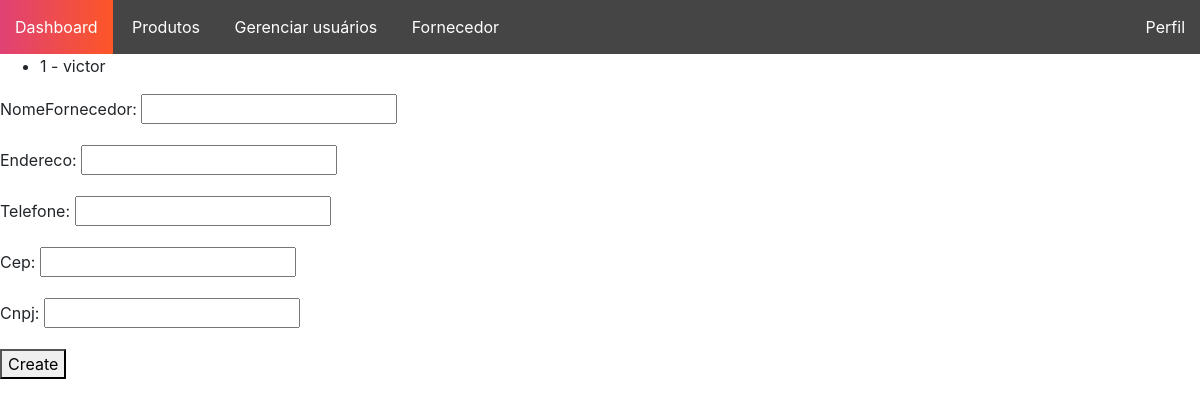
The page /telainicial/fornecedor/ on the database as committed earlier.
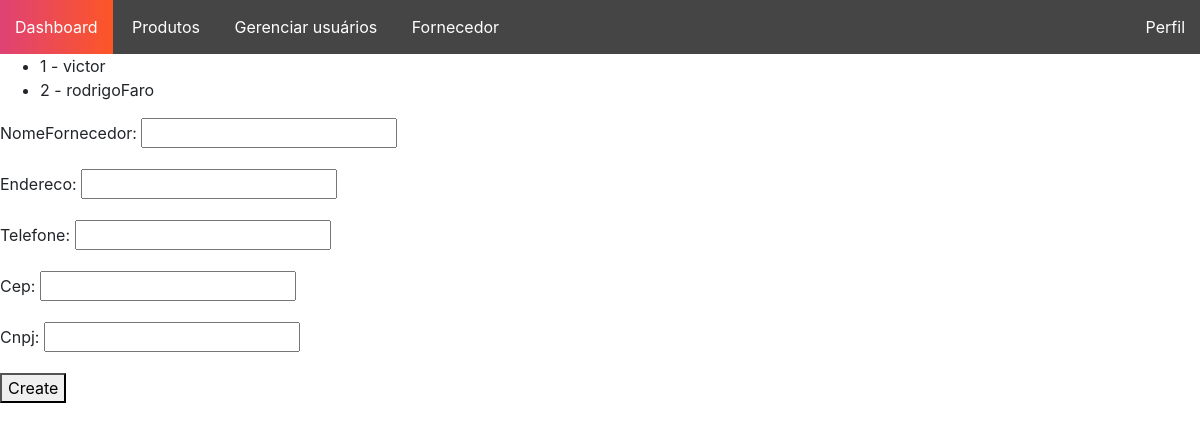
The same page on the database as committed later.
### Fornecedores/models.py (models this page shows)
class Fornecedor(models.Model):
    idFornecedor = models.AutoField(primary_key=True)
    nomeFornecedor = models.CharField(max_length=30)
    endereco = models.CharField(max_length=30)
    telefone = models.CharField(max_length=20)
    cep = models.CharField(max_length=8)
    cnpj = models.CharField(max_length=14)

### Fornecedores/views.py (the view)
# urls.py: path('',fornecedor_view, name = "fornecedor_view"),
def fornecedor_view(request):
    fornecedores = Fornecedor.objects.all()
    fornecedorForm = FornecedorForm()
    return render(request,"fornecedor.html",{"fornecedores":fornecedores, 'fornecedorForm': fornecedorForm})

### Fornecedores/forms.py
class FornecedorForm(forms.ModelForm):
    class Meta:
        model = Fornecedor
        fields = ['nomeFornecedor','endereco','telefone','cep','cnpj']

### Fornecedores/templates/fornecedor.html (shortened to what this page needs)
{% extends 'base.html' %}
{% load static %}
{% block content%}
<div>
    <ul>
        {% for fornecedor in fornecedores %}
            <li>
                {{fornecedor.idFornecedor}} - {{fornecedor.nomeFornecedor}}
            </li>
        {% endfor %}
    </ul>
    <form action="{% url 'salvarFornecedor_view' %}" method="POST">
        {{ fornecedorForm.as_p }}
        <button>Create</button>
    </form>
</div>
{% endblock %}

Rows that differ between the two databases and show on the page:
added Fornecedor: idFornecedor "2", nomeFornecedor "rodrigoFaro"
